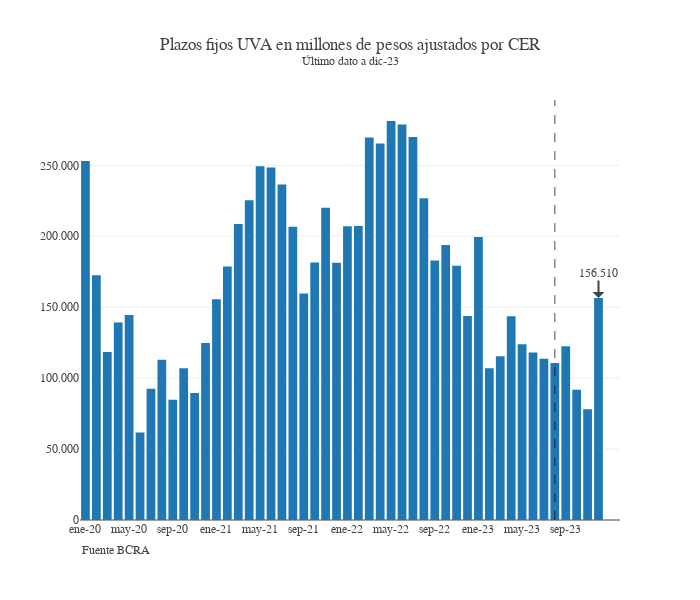

The code cell stored with this chart in its notebook:
### Code cell
fig = go.Figure()
fig.add_trace(go.Bar(x = df_ajustado_mensual.index, y = df_ajustado_mensual["pf_uva_total"]))
# fig.add_trace(go.Bar(x = df_ajustado_mensual.index, y = df_ajustado_mensual["pf_trad_total"]))
ultimo_dato = df_ajustado_mensual["pf_uva_total"].iloc[-1]
ultimo_mes = df_ajustado_mensual.index[-1]
fig.update_layout(template = None, separators = ",.", font_family = "georgia",
                  title_text = f"Plazos fijos UVA en millones de pesos ajustados por CER<br><sup>Último dato a {ultimo_mes}",
                  height = 600, width = 700, )
fig.update_yaxes(tickformat = ",")
fig.update_xaxes(nticks = 15)
fig.add_vline(x="ago-23", line_dash = "dash", line_width=.7)
fig.add_annotation(text = format(int(ultimo_dato), ',').replace(',', '.'), x = ultimo_mes, y = ultimo_dato,ax=0,ay=-25)
fig.add_annotation(text="Fuente BCRA", showarrow=False, xref="paper",yref="paper", x=0,y=-.09)

### Figure 1 — Plotly figure (JSON) as saved in the notebook; plotly's stock layout.template omitted (floating-point values rounded to 4 significant figures)
{"data": [{"type": "bar", "x": ["ene-20", "feb-20", "mar-20", "abr-20", "may-20", "jun-20", "jul-20", "ago-20", "sep-20", "oct-20", "nov-20", "dic-20", "ene-21", "feb-21", "mar-21", "abr-21", "may-21", "jun-21", "jul-21", "ago-21", "sep-21", "oct-21", "nov-21", "dic-21", "ene-22", "feb-22", "mar-22", "abr-22", "may-22", "jun-22", "jul-22", "ago-22", "sep-22", "oct-22", "nov-22", "dic-22", "ene-23", "feb-23", "mar-23", "abr-23", "may-23", "jun-23", "jul-23", "ago-23", "sep-23", "oct-23", "nov-23", "dic-23"], "y": [253200.0, 172500.0, 118500.0, 139300.0, 144400.0, 61670.0, 92590.0, 113000.0, 84800.0, 106900.0, 89590.0, 124800.0, 155600.0, 178600.0, 208700.0, 225400.0, 249300.0, 248400.0, 236500.0, 206800.0, 159800.0, 181400.0, 220200.0, 181300.0, 207100.0, 207300.0, 269600.0, 265300.0, 281300.0, 278800.0, 270000.0, 226800.0, 183000.0, 193800.0, 179200.0, 143700.0, 199400.0, 107000.0, 115500.0, 143600.0, 123900.0, 118000.0, 113700.0, 110700.0, 122500.0, 91820.0, 78040.0, 156500.0]}], "layout": {"annotations": [{"ax": 0, "ay": -25, "text": "156.510", "x": "dic-23", "y": 156500.0}, {"showarrow": false, "text": "Fuente BCRA", "x": 0, "xref": "paper", "y": -0.09, "yref": "paper"}], "font": {"family": "georgia"}, "height": 600, "separators": ",.", "shapes": [{"line": {"dash": "dash", "width": 0.7}, "type": "line", "x0": "ago-23", "x1": "ago-23", "xref": "x", "y0": 0, "y1": 1, "yref": "y domain"}], "title": {"text": "Plazos fijos UVA en millones de pesos ajustados por CER<br><sup>Último dato a dic-23"}, "width": 700, "xaxis": {"nticks": 15}, "yaxis": {"tickformat": ","}}}
